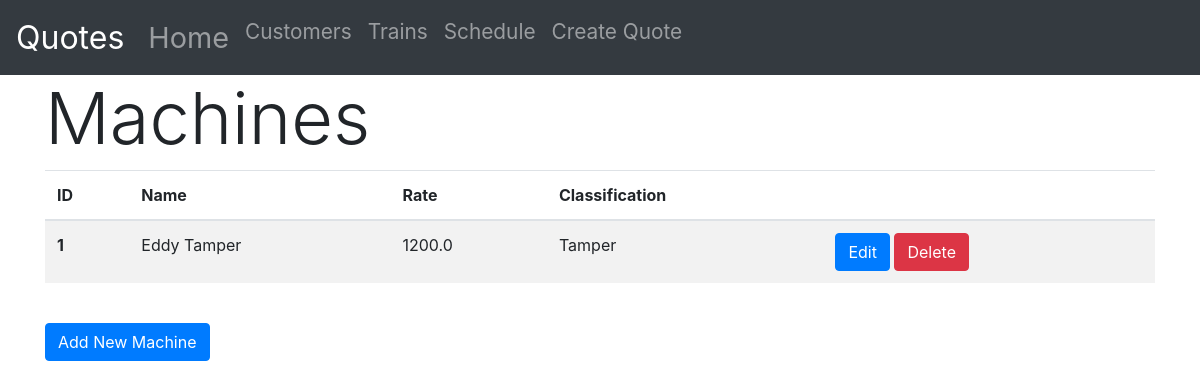
The app's page /trains, older data.
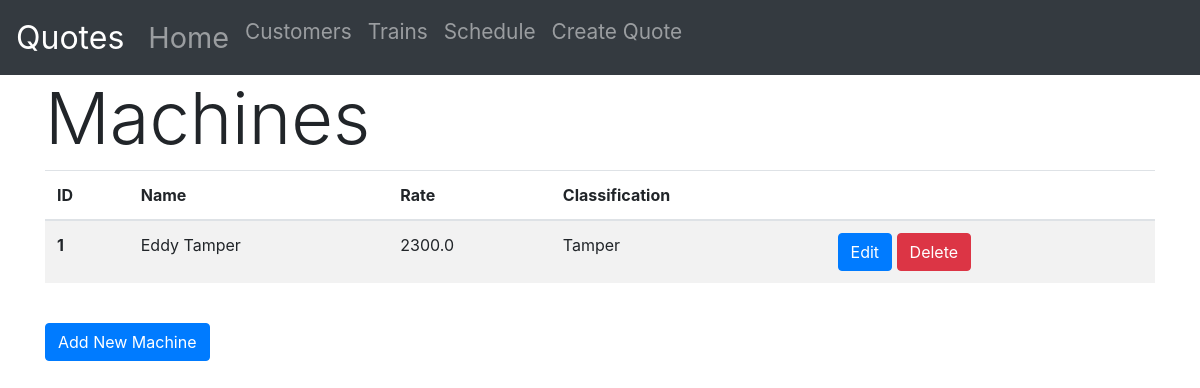
The same page, newer data.
### Website/models.py (models this page shows)
class Train(db.Model):
    id = db.Column(db.Integer(), primary_key=True)
    name = db.Column(db.Integer())
    rate = db.Column(db.Float())
    classification = db.Column(db.String(150))
    quotes = db.relationship('Quote')

### Website/views.py (the view)
@views.route('/trains', methods=['GET'])
def trains():
    if request.method == 'GET':
        return render_template("trains.html", trains_list=Train.query.all())
    return render_template("trains.html")

### Website/Templates/trains.html
{% extends "base.html" %} {% block title %}Trains{% endblock %}
{% block content %}
<h1 class="display-3">Machines</h1>
<table class="table table-hover table-striped">
    <thead>
        <tr>
            <th scope="col">ID</th>
            <th scope="col">Name</th>
            <th scope="col">Rate</th>
            <th scope="col">Classification</th>
            <th scope="col"></th>
        </tr>
    </thead>
    <tbody>
        {% for machine in trains_list %}
        <tr>
            <th scope="row">{{ machine.id }}</th>
            <td>{{ machine.name }}</td>
            <td>{{ machine.rate }}</td>
            <td>{{ machine.classification }}</td>
            <td>
                <button type="btn" class="btn btn-primary">Edit</button>
                <button type="button" class="btn btn-danger" onClick="deleteTrain({{ machine.id }})">Delete</button>
            </td>
        </tr>
        {% endfor %}
    </tbody>
</table>
<br />
<form action="/addmachine">
    <button type="submit" class="btn btn-primary">Add New Machine</button>
</form>
{% endblock %}

### Website/Templates/base.html (shortened to what this page needs)
<!DOCTYPE html>
<html>
    <head>
        <link rel="stylesheet" href="https://stackpath.bootstrapcdn.com/bootstrap/4.3.1/css/bootstrap.min.css">
        <link rel="stylesheet" href="../Static/index.css">
    </head>
    <body>
        <nav id="navigator" class="navbar navbar-expand-lg navbar-dark bg-dark py-2">
            <div class="collapse navbar-collapse" id="navbar">
                <a class="navbar-brand" href="/">Quotes</a>
                <div class="navbar-nav">
                    <a class="nav-item nav-link" id="home" href="/">Home</a>
                    <a class="nav-item nav-link" id="customer" href="/customer">Customers</a>
                    <a class="nav-item nav-link" id="trains" href="/trains">Trains</a>
                    <a class="nav-item nav-link" id="schedule" href="/schedule">Schedule</a>
                    <a class="nav-item nav-link" id="schedule" href="/createquote">Create Quote</a>
                </div>
            </div>
        </nav>
        <div class="container">
            {% block content %}
            {% endblock %}
        </div>
    </body>
</html>

### Website/Static/index.css (style rules this page uses)
.navbar-nav a { font-size: 1.8em !important; }
#home { font-size: 1.8em !important; }

### Website/Templates/base.html (style rules this page uses)
.navbar-nav a { font-size: 1.3em !important; }
.navbar-brand { font-size: 2em !important; }

Row changes from the older to the newer data that the page shows:
changed Train "Eddy Tamper": rate "1200.0" → "2300.0"
